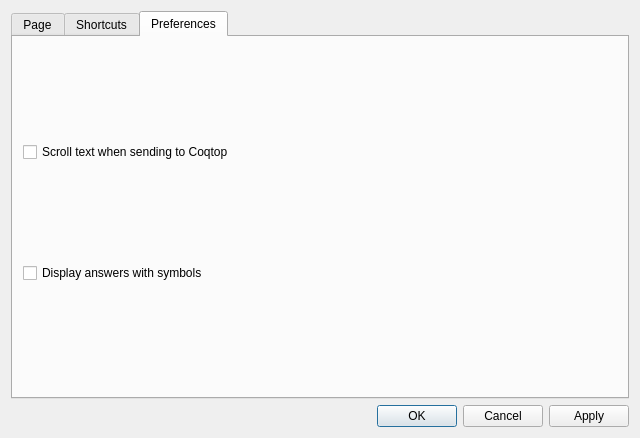
<?xml version="1.0" encoding="UTF-8"?>
<ui version="4.0">
 <class>SettingsDialog</class>
 <widget class="QDialog" name="SettingsDialog">
  <property name="geometry">
   <rect>
    <x>0</x>
    <y>0</y>
    <width>640</width>
    <height>438</height>
   </rect>
  </property>
  <property name="windowTitle">
   <string>Settings</string>
  </property>
  <layout class="QVBoxLayout" name="verticalLayout">
   <item>
    <widget class="QTabWidget" name="tabWidget">
     <property name="currentIndex">
      <number>2</number>
     </property>
     <widget class="QWidget" name="Display">
      <attribute name="title">
       <string>Page</string>
      </attribute>
      <widget class="QWidget" name="gridLayoutWidget_2">
       <property name="geometry">
        <rect>
         <x>10</x>
         <y>10</y>
         <width>601</width>
         <height>331</height>
        </rect>
       </property>
       <layout class="QGridLayout" name="fontsForm"/>
      </widget>
     </widget>
     <widget class="QWidget" name="Shortcuts">
      <attribute name="title">
       <string>Shortcuts</string>
      </attribute>
      <widget class="QWidget" name="gridLayoutWidget">
       <property name="geometry">
        <rect>
         <x>39</x>
         <y>29</y>
         <width>521</width>
         <height>271</height>
        </rect>
       </property>
       <layout class="QGridLayout" name="shortcutsForm"/>
      </widget>
     </widget>
     <widget class="QWidget" name="Preferences">
      <attribute name="title">
       <string>Preferences</string>
      </attribute>
      <widget class="QWidget" name="gridLayoutWidget_2">
       <property name="geometry">
        <rect>
         <x>10</x>
         <y>10</y>
         <width>601</width>
         <height>331</height>
        </rect>
       </property>
       <layout class="QGridLayout" name="fontsForm">
        <item row="0" column="0">
         <widget class="QCheckBox" name="checkScrollText">
          <property name="text">
           <string>Scroll text when sending to Coqtop</string>
          </property>
         </widget>
        </item>
        <item row="1" column="0">
         <widget class="QCheckBox" name="checkLatexMode">
          <property name="text">
           <string>Display answers with symbols</string>
          </property>
         </widget>
        </item>
       </layout>
      </widget>
     </widget>
    </widget>
   </item>
   <item>
    <widget class="QDialogButtonBox" name="buttonBox">
     <property name="orientation">
      <enum>Qt::Horizontal</enum>
     </property>
     <property name="standardButtons">
      <set>QDialogButtonBox::Apply|QDialogButtonBox::Cancel|QDialogButtonBox::Ok</set>
     </property>
    </widget>
   </item>
  </layout>
 </widget>
 <resources/>
 <connections>
  <connection>
   <sender>buttonBox</sender>
   <signal>accepted()</signal>
   <receiver>SettingsDialog</receiver>
   <slot>accept()</slot>
   <hints>
    <hint type="sourcelabel">
     <x>248</x>
     <y>254</y>
    </hint>
    <hint type="destinationlabel">
     <x>157</x>
     <y>274</y>
    </hint>
   </hints>
  </connection>
  <connection>
   <sender>buttonBox</sender>
   <signal>rejected()</signal>
   <receiver>SettingsDialog</receiver>
   <slot>reject()</slot>
   <hints>
    <hint type="sourcelabel">
     <x>316</x>
     <y>260</y>
    </hint>
    <hint type="destinationlabel">
     <x>286</x>
     <y>274</y>
    </hint>
   </hints>
  </connection>
 </connections>
</ui>
